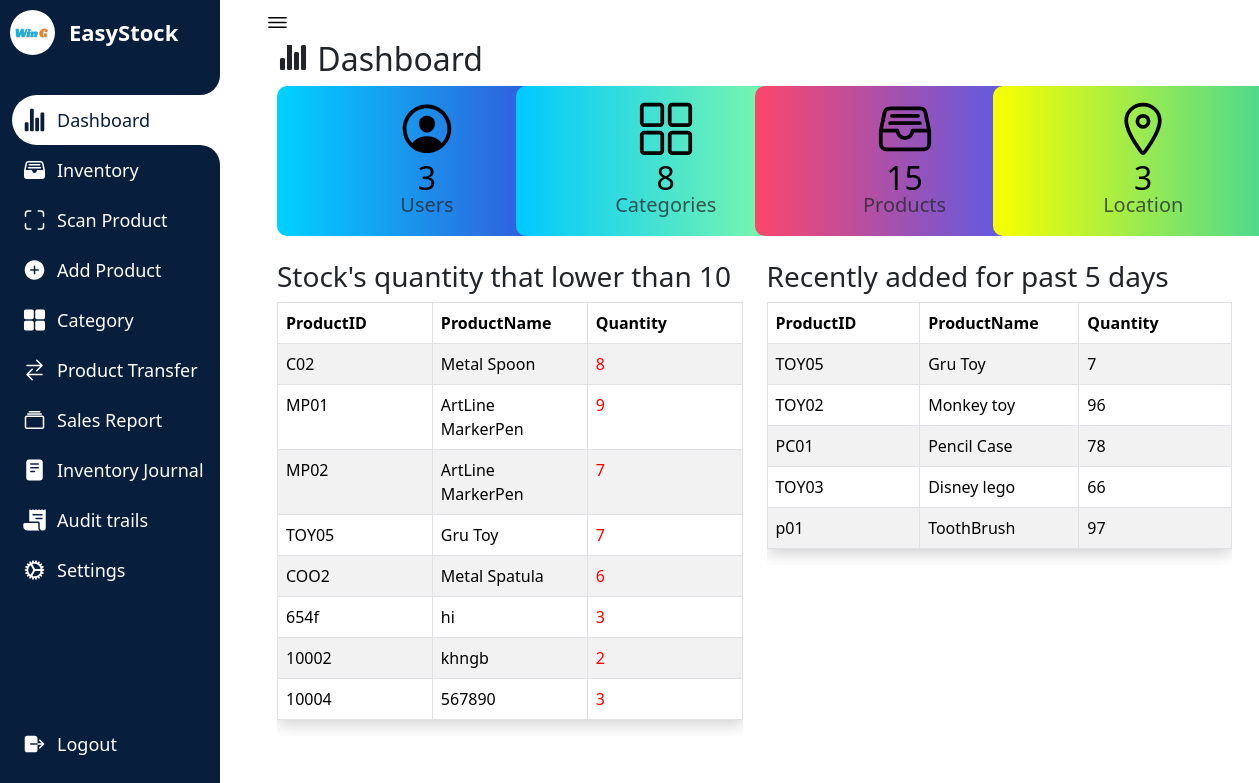
/Dashboard.php (signed in), run on the app's committed database.
### tables this page shows
CREATE TABLE `companyprofile` (
  `id` int(11) NOT NULL,
  `name` varchar(250) NOT NULL,
  `profilepicture` varchar(1000) DEFAULT NULL
);

CREATE TABLE `inventory` (
  `id` varchar(200) NOT NULL,
  `name` varchar(200) NOT NULL,
  `quantity` int(20) NOT NULL,
  `unitprice` decimal(20,2) NOT NULL,
  `variant` varchar(200) DEFAULT NULL,
  `description` varchar(300) NOT NULL,
  `category` varchar(200) NOT NULL,
  `status` varchar(200) NOT NULL,
  `image` varchar(200) NOT NULL,
  `addeddate` timestamp NOT NULL DEFAULT current_timestamp() ON UPDATE current_timestamp()
);

### config.php (called while the page is built, shortened)
<?php
$servername = "localhost";
$username = "root";
$password = "";
$dbname = "inventorymanagementsystem";
$conn = mysqli_connect($servername, $username, $password, $dbname);
if (!function_exists('count_by_id')) {
    function count_by_id($table)
    {
        global $conn;
        $query = "SELECT COUNT(*) AS count FROM $table";
        $result = mysqli_query($conn, $query);
        $row = mysqli_fetch_assoc($result);
        return $row['count'];
    }
}
?>

### lowstock.php (the view, shortened to what this page needs)
<?php
require 'config.php';
$sql = "SELECT id, name, quantity FROM inventory WHERE quantity < 10";
$result = mysqli_query($conn, $sql);
if ($result) {
    while ($row = mysqli_fetch_assoc($result)) {
        echo "<tr>";
        echo "<td>" . $row['id'] . "</td>";
        echo "<td>" . $row['name'] . "</td>";
        $quantityColor = ($row['quantity'] < 10) ? 'color: red;' : '';
        echo "<td style='$quantityColor'>" . $row['quantity'] . "</td>";
        echo "</tr>";
    }
} else {
    echo '
    <tr>
        <td colspan="5"><center>Record Not Found</center></td>
    </tr>';
}
?>

### Dashboard.php (shortened to what this page needs)
<?php
require_once "config.php";
$c_category = count_by_id('category');
$c_inventory = count_by_id('inventory');
$c_users = count_by_id('users');
$c_location= count_by_id('location');
$companyId = 1;
$query = "SELECT * FROM companyprofile WHERE id = ?";
$stmt = mysqli_prepare($conn, $query);
mysqli_stmt_bind_param($stmt, "i", $companyId);
mysqli_stmt_execute($stmt);
$result = mysqli_stmt_get_result($stmt);
$companyProfile = mysqli_fetch_assoc($result);
$companyProfileImagePath = $companyProfile['profilepicture'];
$companyName = $companyProfile['name'];
?>
<!DOCTYPE html>
<html lang="en">
<head>
    <link rel="stylesheet" href="testin3.css">
    <link href="https://cdn.jsdelivr.net/npm/bootstrap@5.3.1/dist/css/bootstrap.min.css" rel="stylesheet">
</head>
<body>
<nav>
<div class="logo">
<div class="logo-image">
    <?php
    if (!empty($companyProfileImagePath)) {
        echo '<img src="' . $companyProfileImagePath . '" alt="Company Logo" class="logoimage">';
    } else {
        echo '<img src="path/to/placeholder/image.jpg" alt="No Image" style="">';
    }
    ?>
</div>
    <div class="logo-name">
    <?php echo $companyName; ?>
    </div>
</div>
 <div class="menu-items">
            <ul class="navLinks">
            <li class="navList active">
    <a href="Dashboard.php">
    <ion-icon name="stats-chart"></ion-icon>
        <span class="links">Dashboard</span>
    </a>
</li>
<li class="navList">
    <a href="Inventory.php">
        <ion-icon name="file-tray-full"></ion-icon>
        <span class="links">Inventory</span>
    </a>
</li>
<li class="navList">
    <a href="pro1.php">
        <ion-icon name="scan-outline"></ion-icon>
        <span class="links">Scan Product</span>
    </a>
</li>
<li class="navList">
    <a href="Product.php">
        <ion-icon name="add-circle"></ion-icon>
        <span class="links">Add Product</span>
    </a>
</li>
    <li class="navList">
        <a href="Category.php">
            <ion-icon name="grid"></ion-icon>
            <span class="links">Category</span>
        </a>
    </li>
    <li class="navList">
        <a href="Order.php">
        <ion-icon name="swap-horizontal"></ion-icon>
            <span class="links">Product Transfer</span>
        </a>
    </li>
  <li class="navList">
        <a href="sales_report.php">
        <ion-icon name="albums-outline"></ion-icon>
            <span class="links">Sales Report</span>
        </a>
    </li>
    <?php if (isset($_SESSION['role']) && $_SESSION['role'] === 'admin'): ?>
    <li class="navList">
        <a href="Reports.php">
            <ion-icon name="reader"></ion-icon>
            <span class="links">Inventory Journal</span>
        </a>
    </li>
    <li class="navList">
        <a href="audittrails.php">
        <ion-icon name="receipt"></ion-icon>
            <span class="links">Audit trails</span>
        </a>
    </li>
    <li class="navList">
        <a href="Settings.php">
            <ion-icon name="cog"></ion-icon>
            <span class="links">Settings</span>
        </a>
    </li>
<?php endif; ?>
            </ul>
            <ul class="bottom-link">
                <li>
                <a href="logout.php">
                    <ion-icon name="log-out"></ion-icon>
                    <span class="links">Logout</span>
                </a>
                </li>
        </div>
    </nav>
    <section class="dashboard">
        <div class="top">
            <ion-icon class="navToggle" name="menu-outline"></ion-icon>
        </div>
        <div class="content-wrapper">
        <div class="container">
        <div class="row">
                <div class="col-lg-12 col-offset-2">
            <h2><ion-icon name="stats-chart"></ion-icon>   Dashboard</h2>
            <?php if (isset($_SESSION['role']) && $_SESSION['role'] === 'admin'): ?>
     <div style="display:flex;">
     <div class="col-md-3">
     <a href="viewaccount.php" class="boxdash" style="background: linear-gradient(90deg, #00d2ff 0%, #3a47d5 100%);">
    <ion-icon name="person-circle-outline" style="font-size: 5em;"></ion-icon>
    <div>
        <h2 class="margin-top"><?php echo $c_users; ?></h2>
        <p class="text-muted">Users</p>
    </div>
    <?php endif; ?>
</a>
</div>
<div class="col-md-3">
	<a href="Category.php" class="boxdash" style="background: linear-gradient(90deg, #00C9FF 0%, #92FE9D 100%);">
    <ion-icon name="grid-outline" style="font-size: 5em;"></ion-icon>
    <div>
          <h2 class="margin-top"> <?php  echo $c_category; ?> </h2>
          <p class="text-muted">Categories</p>
</div>
	</a>
</div>
<div class="col-md-3">
	<a href="Inventory.php" class="boxdash" style="background: linear-gradient(90deg, #FC466B 0%, #3F5EFB 100%);">
    <ion-icon name="file-tray-full-outline" style="font-size: 5em;"></ion-icon>
    <div>
          <h2 class="margin-top"> <?php  echo $c_inventory; ?> </h2>
          <p class="text-muted">Products</p>
</div>
	</a>
</div>
<div class="col-md-3">
    <a href="viewlocation.php" class="boxdash" style="background: linear-gradient(90deg, #f8ff00 0%, #3ad59f 100%); margin-left:auto;">
    <ion-icon name="location-outline" style="font-size: 5em;"></ion-icon>
    <div>
          <h2 class="margin-top"> <?php  echo $c_location; ?> </h2>
          <p class="text-muted">Location</p>
</div>
	</a>
</div>
</div>
<br>
<div class="row" id="lightgallery">
    <div class="col-md-6">
        <h3>Stock's quantity that lower than 10</h3>
                    <div class="table-responsive">
                        <table class="table table-bordered table-striped">
                            <thead class="alert-info">
                                <tr>
                                <th class="fixed-column">ProductID</th>
                                    <th class="fixed-column">ProductName</th>
                                    <th class="fixed-column">Quantity</th>
                                </tr>
                            </thead>
                            <tbody>
                              <?php include 'lowstock.php' ?>
                            </tbody>
                        </table>
                    </div>
                </div>
                <div class="col-md-6">
                <h3>Recently added for past 5 days</h3>
                    <div class="table-responsive">
                        <table class="table table-bordered table-striped">
                            <thead class="alert-info">
                                <tr>
                                <th class="fixed-column">ProductID</th>
                                    <th class="fixed-column">ProductName</th>
                                    <th class="fixed-column">Quantity</th>
                                </tr>
                            </thead>
                            <tbody>
                            <?php include 'recentlyadded.php' ?>
                            </tbody>
                        </table>
                    </div>
                </div>
</div>
</div>
                </div>
</div>
</div>
    </section>
</body>
</html>

### recentlyadded.php (shortened to what this page needs)
<?php
require 'config.php';
$sql = "SELECT id, name, quantity FROM inventory WHERE DATE(addeddate) >= CURDATE() - INTERVAL 5 DAY";
$result = mysqli_query($conn, $sql);
if ($result && mysqli_num_rows($result) > 0) {
    while ($row = mysqli_fetch_assoc($result)) {
        echo "<tr>";
        echo "<td>" . $row['id'] . "</td>";
        echo "<td>" . $row['name'] . "</td>";
        echo "<td>" . $row['quantity'] . "</td>";
        echo "</tr>";
    }
} else {
    echo '
    <tr>
        <td colspan="5"><center>No recently added product for past 5 day</center></td>
    </tr>';
}
?>

### testin3.css (style rules this page uses)
* { margin: 0; padding: 0; box-sizing: border-box; }
:root { --primary-color:#071e3d; --nav-color: #071e3d; --dash-color: #fff; --logo-color: #fff; --text-color: #000; --text-color-light: #333; --white: #fff; --border-color: #ccc; --toggle-color: #fff; --title-icon-color: #fff; --time-03: all 0.3s linear; --time-02: all 0.2s linear; }
body { width: 100%; min-height: 100vh; background-color: var(--dash-color); font-family: 'Poppins', sans-serif; }
nav { position: fixed; top: 0; left: 0; height: 100%; width: 220px; background-color: var(--nav-color); padding: 10px 0 10px 10px; transition: var(--time-03); }
nav .logo { display: flex; align-items: center; }
.logoimage { border-radius:50%; }
nav .logo-image { width: 45px; height: 45px; border-radius: 50%; }
nav .logo-image img { width: 45px; height: 45px; object-fit: cover; }
nav .logo .logo-name { font-size: 22px; font-weight: 600; color: var(--logo-color); margin-left: 14px; white-space: nowrap; transition: var(--time-02); }
nav .menu-items { margin-top: 40px; display: flex; flex-direction: column; height: calc(100% - 90px); justify-content: space-between; }
nav .menu-items li { list-style: none; }
nav .menu-items li a { display: flex; align-items: center; margin-left:-30px; height: 50px; text-decoration: none; }
nav .menu-items li.active a { border-top-left-radius: 25px; border-bottom-left-radius: 25px; position: relative; }
nav .menu-items li a ion-icon { color: var(--white); font-size: 24px; min-width: 45px; }
nav .menu-items li a .links { font-size: 18px; color: var(--white); transition: var(--time-02); }
nav .menu-items li.active a { background-color: var(--dash-color); }
nav .menu-items li.active a:before { content: ''; position: absolute; width: 40px; height: 40px; right: 0; top: -40px; border-radius: 50%; box-shadow: 20px 20px var(--dash-color); pointer-events: none; }
nav .menu-items li.active a:after { content: ''; position: absolute; width: 40px; height: 40px; right: 0; bottom: -40px; border-radius: 50%; box-shadow: 20px -20px var(--dash-color); pointer-events: none; }
nav .menu-items li.active a .links { color: var(--primary-color); }
nav .menu-items li.active a ion-icon { color: var(--primary-color); }
.dashboard { position: relative; left: 250px; width: calc(100% - 250px); min-height: 100vh; background-color: var(--dash-color); padding: 10px 15px; transition: var(--time-03); }
.dashboard .top { position: fixed; background-color: var(--dash-color); display: flex; justify-content: space-between; align-items: center; left: 250px; top: 0; padding: 10px 15px; width: calc(100% - 250px); transition: var(--time-03); z-index: 100; }
.dashboard .top .navToggle { font-size: 25px; color: var(--text-color); cursor: pointer; }
.container { padding:1%; background-color: white; margin-top:5%; transition: border-radius 0.5s cubic-bezier(0.175, 0.885, 0.32, 1.275); }
.content-wrapper { margin-top:-30px; }
.dashboard .content-wrapper { top: 0; transition: var(--time-03); }
.fixed-column { width: 100px; max-width: 100px; overflow: hidden; white-space: nowrap; text-overflow: ellipsis; }
.boxdash { width: 300px; height: 150px; margin-right: 10px; color: black; text-decoration: none; border-radius: 10px; justify-content: center; align-items: center; display: flex; flex-direction: column; text-align: center; padding-top:13px; }
.text-muted { font-size:20px; margin-top:-15px; }
table { box-shadow: 0 4px 16px rgba(0, 0, 0, 0.2); }

### data on the page
companyprofile: profilepicture (picture), name "EasyStock"
inventory: id "C02", name "Metal Spoon", quantity "8"
inventory: id "MP01", name "ArtLine MarkerPen", quantity "9"
inventory: id "MP02", name "ArtLine MarkerPen", quantity "7"
inventory: id "TOY05", name "Gru Toy", quantity "7"
inventory: id "COO2", name "Metal Spatula", quantity "6"
inventory: id "654f", name "hi", quantity "3"
inventory: id "10002", name "khngb", quantity "2"
inventory: id "10004", name "567890", quantity "3"
inventory: id "TOY02", name "Monkey toy", quantity "96"
inventory: id "PC01", name "Pencil Case", quantity "78"
inventory: id "TOY03", name "Disney lego", quantity "66"
inventory: id "p01", name "ToothBrush", quantity "97"

### other printed values
$c_users "3"
$c_category "8"
$c_inventory "15"
$c_location "3"
